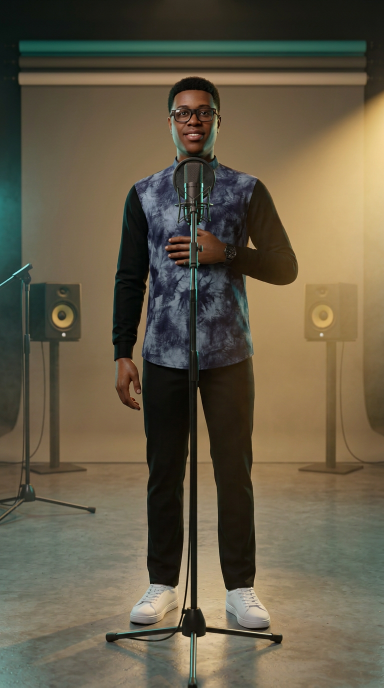
#> input picture productions/gbetche-vivi/personnages/anim-01.png, 768 x 1376 px (shown at 1/2 size); its folder holds only this picture in this run
$ python qa_fonds.py
#> lines starting #> are read from the running program, lines starting #| are printed output that depends on the picture; after the words box and inside, x2 and y2 are one past the last pixel; in counts of white or black regions, pixels touching at a corner belong together
#!/usr/bin/env python3
"""Controle des fonds 9:16 d'une production (ici : Gbetche vivi, version anim/studio).

Verifie ce que l'artiste a demande a l'artiste : aucune coupe en haut ni en bas.
  - ratio reel de chaque fichier (le montage applique un scale pur, jamais un crop)
  - presence de bandes noires en tete / en queue (interdites par v5.7 S2)
  - marge estimee au-dessus du sommet de la tete (zone badge y 0 -> 144)
  - densite de contours dans les 8 % hauts et les 18 % bas (zones a preserver)
  - planche contact JPG pour la validation de l'artiste

Usage : venv/bin/python productions/gbetche-vivi/qa_fonds.py
"""
import glob, os, sys
import numpy as np
from PIL import Image, ImageDraw

ROOT = os.path.dirname(os.path.abspath(__file__))
PERS = os.path.join(ROOT, "personnages")
TOP, BOT = 0.08, 0.18          # safe zones 9:16 (144/1920 et 346/1920)
HEADROOM_MIN = 0.06            # 6 % d'air mini au-dessus du crane


def measure(path):
    im = Image.open(path).convert("RGB")
    w, h = im.size
    g = np.asarray(im.convert("L")).astype(np.int16)
    rowmax = g.max(axis=1)
    def run(a):
        c = 0
        for v in a:
            if v < 10:
                c += 1
            else:
                break
        return c
    black_top, black_bot = run(rowmax), run(rowmax[::-1])
    gy = np.abs(np.diff(g, axis=0))[:, :-1]
    gx = np.abs(np.diff(g, axis=1))[:-1, :]
    edges = np.maximum(gy, gx) > 28
    t, b = int(h * TOP), int(h * BOT)
    band = edges[: int(h * 0.5)]
    head = int(np.argmax(band.any(axis=1))) / h if band.any() else 1.0
    # artefact "cadre blanc" : liseré clair parallèle a un bord, a 2-14 % de celui-ci
    lum = g.astype(np.float32)
    def line(ax, axis):
        prof = ax.max(axis=axis)
        n = len(prof)
        for i in range(int(n * 0.02), int(n * 0.14)):
            if prof[i] > 175 and prof[max(0, i - 4):i + 5].min() > 120:
                return True
        return False
    framed = line(lum, 1) or line(lum[::-1], 1) or line(lum, 0) or line(lum[:, ::-1], 0)
    return dict(size=(w, h), ratio=w / h, black_top=black_top, black_bot=black_bot,
                edge_top=float(edges[:t].mean()) if t else 0.0,
                edge_bot=float(edges[-b:].mean()) if b else 0.0,
                framed=framed,
                headroom=head, ok=(abs(w / h - 9 / 16) < 0.01 and black_top == 0
                                   and black_bot == 0 and head >= HEADROOM_MIN))


def contact_sheet(files, out, cols=3, tw=300):
    th = int(tw * 16 / 9)
    rows = (len(files) + cols - 1) // cols
    sheet = Image.new("RGB", (cols * (tw + 12) + 12, rows * (th + 40) + 12), (16, 16, 18))
    d = ImageDraw.Draw(sheet)
    for i, f in enumerate(files):
        im = Image.open(f).convert("RGB")
        im.thumbnail((tw, th))
        x = 12 + (i % cols) * (tw + 12)
        y = 12 + (i // cols) * (th + 40)
        sheet.paste(im, (x, y))
        d.text((x + 2, y + th + 10), os.path.basename(f).replace(".png", ""), fill=(238, 238, 238))
    sheet.save(out, quality=90)
    return sheet.size


def main():
    pat = sys.argv[1] if len(sys.argv) > 1 else "anim-*"
    files = sorted(glob.glob(os.path.join(PERS, pat)))
    ancre = os.path.join(PERS, "ancre-anim-01.png")
    if os.path.exists(ancre):
        files = [ancre] + files
    if not files:
        print(f"aucun fichier pour {pat}")
        return 1
    bad = []
    print(f"{'fichier':18s}{'taille':>11s}{'ratio':>8s}{'noirH':>6s}{'noirB':>6s}{'airTete':>9s}{'cdtH8%':>8s}{'cdtB18%':>8s}{'liseré':>8s} verdict")
    for p in files:
        r = measure(p)
#> in measure, im is the input picture: PIL image 768x1376 RGB; mean R, G, B 101.2, 92, 71.7
#> in measure, `g = np.asarray(im.convert("L")).astype(np.int16)`:
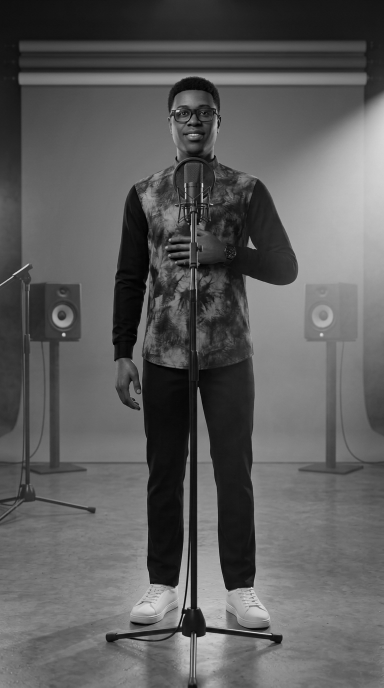
#> g: shape (1376, 768) int16 (shown at 1/2 size); min 0, max 246, mean 92.4
#> in measure, `rowmax = g.max(axis=1)`: rowmax = 1376 values, max 246 at index 1266, min 41 at index 72, mean 162.3
#> the loop in run, `for v in a:` made 1 pass
#> v on pass 1: 50
#> after the loop in run, `for v in a:`: c = 0
#> the loop in run (call 2), `for v in a:` made 1 pass
#> v on pass 1: 160
#> in measure, `gy = np.abs(np.diff(g, axis=0))[:, :-1]`:
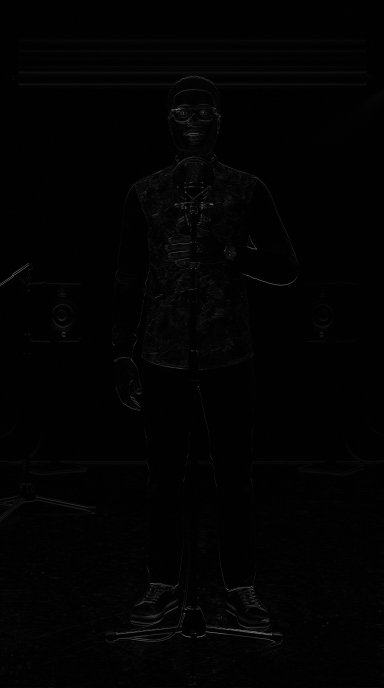
#> gy: shape (1375, 767) int16 (shown at 1/2 size); min 0, max 147, mean 2.5
#> in measure, `edges = np.maximum(gy, gx) > 28`:
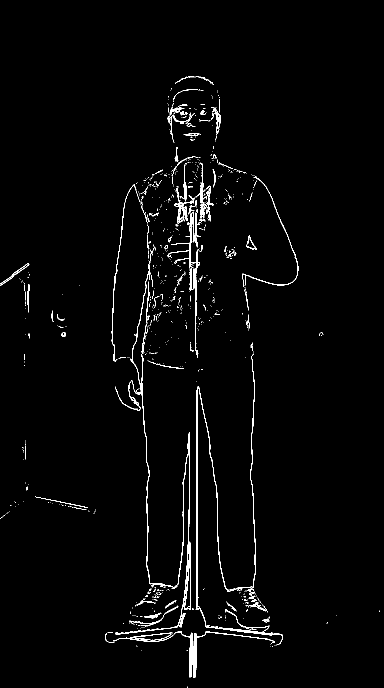
#> edges: shape (1375, 767) bool (shown at 1/2 size); 1.8% white in thin lines or dots, all inside (x1, y1, x2, y2) = (0, 152, 760, 1375)
#> in measure, `band = edges[: int(h * 0.5)]`:
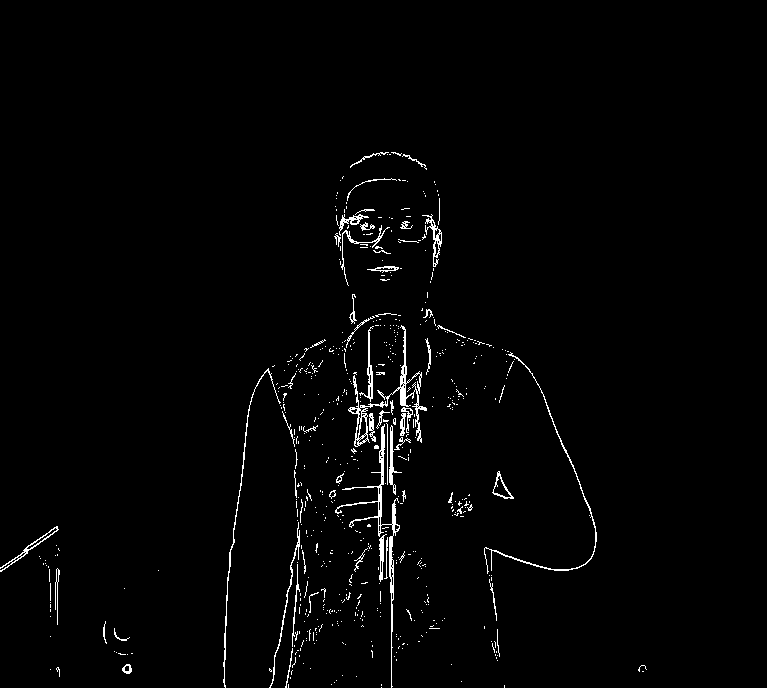
#> band: shape (688, 767) bool; 1.7% white in thin lines or dots, all inside (x1, y1, x2, y2) = (0, 152, 647, 688)
#> in measure, `head = int(np.argmax(band.any(axis=1))) / h if band.any() else 1.0`: head = 0.11
#> in line, `prof = ax.max(axis=axis)`: prof has the same summary as rowmax in measure
#> in line, `n = len(prof)`: n = 1376
#> in measure, `framed = line(lum, 1) or line(lum[::-1], 1) or line(lum, 0) or line(lu..`: framed = True
#> r = 9 items
        v = "OK" if r["ok"] else "A VERIFIER"
#> v = 'OK'
        if not r["ok"]:
            bad.append(os.path.basename(p))
        print(f"{os.path.basename(p).replace('.png',''):18s}{r['size'][0]}x{r['size'][1]:>5d}"
              f"{r['ratio']:8.4f}{r['black_top']:6d}{r['black_bot']:6d}{r['headroom']*100:8.1f}%"
              f"{r['edge_top']*100:7.1f}%{r['edge_bot']*100:7.1f}%{'oui' if r['framed'] else 'non':>8s} {v}")
#| anim-01           768x 1376  0.5581     0     0    11.0%    0.0%    2.9%     oui OK
    out = os.path.join(ROOT, "PLANCHE-%s.jpg" % pat.replace("*", "all"))
    print("planche :", contact_sheet(files, out), out)
#> in contact_sheet, `im.thumbnail((tw, th))`:
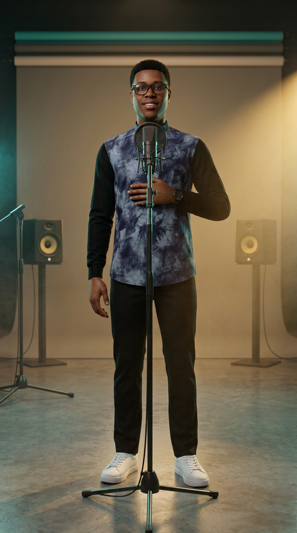
#> im: PIL image 297x533 RGB; mean R, G, B 101.2, 92, 71.7
#> in contact_sheet, `sheet.paste(im, (x, y))`:
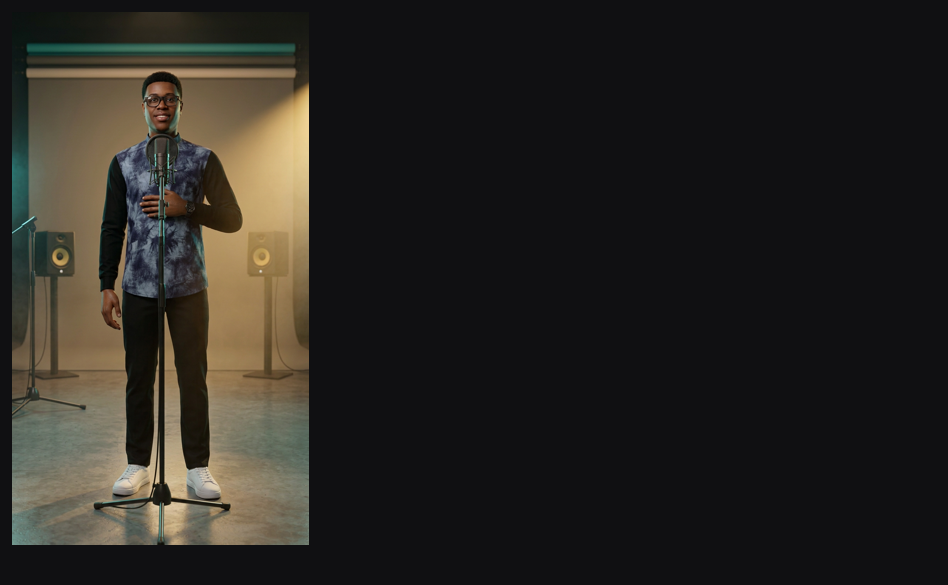
#> sheet: PIL image 948x585 RGB; mean R, G, B 40.3, 37.7, 33.3
    print("alertes :", bad if bad else "aucune")
    return 0 if not bad else 2


if __name__ == "__main__":
    sys.exit(main())
#> (the program exits here)

$ run again, on productions/gbetche-vivi/personnages/anim-14.png
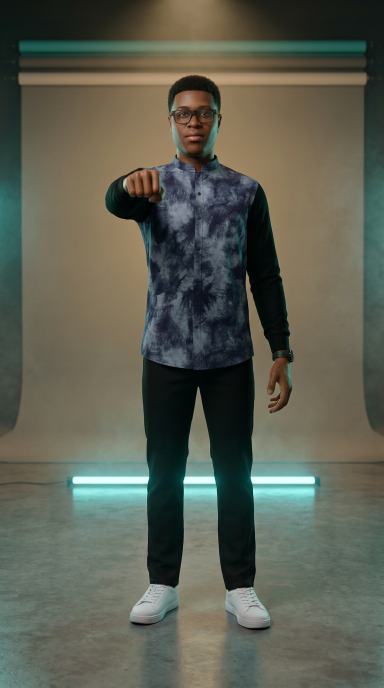
#> input picture productions/gbetche-vivi/personnages/anim-14.png, 768 x 1376 px (shown at 1/2 size)
#> in measure, im is the input picture: PIL image 768x1376 RGB; mean R, G, B 92.2, 95, 82.1
#> rowmax = 1376 values, max 251 at index 958, min 112 at index 136, mean 148.6
#> the loop in run, `for v in a:` made 1 pass
#> v on pass 1: 132
#> after the loop in run, `for v in a:`: c = 0
#> the loop in run (call 2), `for v in a:` made 1 pass
#> v on pass 1: 144
#> in measure, `edges = np.maximum(gy, gx) > 28`:
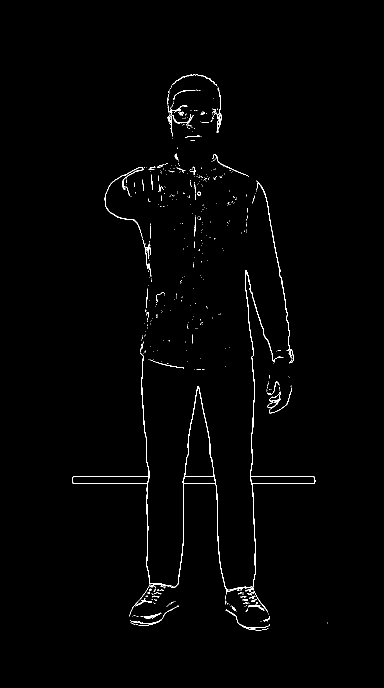
#> edges: shape (1375, 767) bool (shown at 1/2 size); 0.98% white in thin lines or dots, all inside (x1, y1, x2, y2) = (144, 149, 655, 1261)
#> band: shape (688, 767) bool; 0.79% white in thin lines or dots, all inside (x1, y1, x2, y2) = (209, 149, 580, 688)
#> head = 0.108
#> prof has the same summary as rowmax in measure
#> n = 1376
#> framed = True
#> r = 9 items
#> in main, `v = "OK" if r["ok"] else "A VERIFIER"`: v = 'OK'
#| anim-14           768x 1376  0.5581     0     0    10.8%    0.0%    1.0%     oui OK
#> im: PIL image 297x533 RGB
#> in contact_sheet, `sheet.paste(im, (x, y))`:
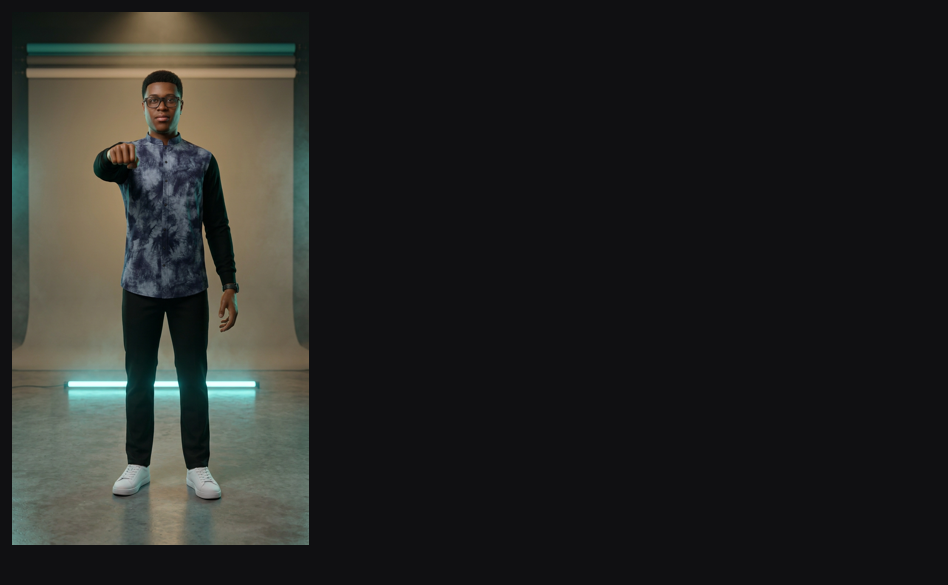
#> sheet: PIL image 948x585 RGB; mean R, G, B 37.8, 38.5, 36.3

$ run again, on productions/gbetche-vivi/personnages/anim-17.png
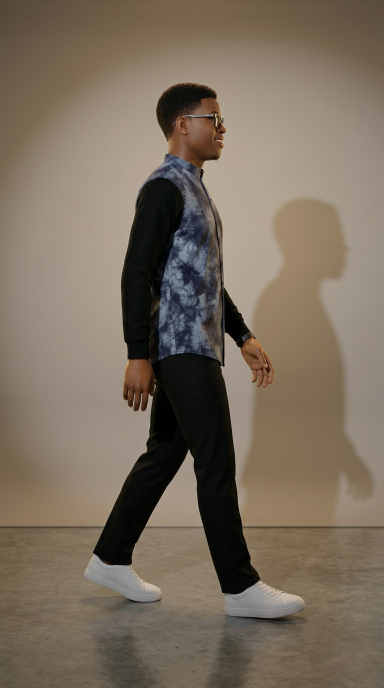
#> input picture productions/gbetche-vivi/personnages/anim-17.png, 768 x 1376 px (shown at 1/2 size)
#> in measure, im is the input picture: PIL image 768x1376 RGB; mean R, G, B 122.7, 109.7, 94.5
#> rowmax = 1376 values, max 241 at index 236, min 102 at index 0, mean 158.2
#> the loop in run, `for v in a:` made 1 pass
#> v on pass 1: 102
#> after the loop in run, `for v in a:`: c = 0
#> the loop in run (call 2), `for v in a:` made 1 pass
#> v on pass 1: 111
#> in measure, `edges = np.maximum(gy, gx) > 28`:
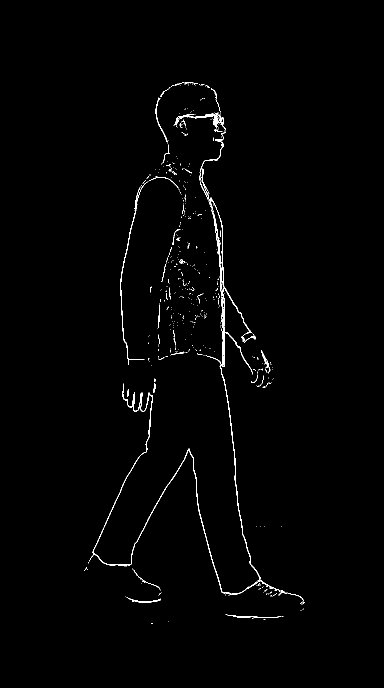
#> edges: shape (1375, 767) bool (shown at 1/2 size); 0.9% white in thin lines or dots, all inside (x1, y1, x2, y2) = (169, 164, 610, 1248)
#> band: shape (688, 767) bool; 0.91% white in thin lines or dots, all inside (x1, y1, x2, y2) = (240, 164, 511, 688)
#> head = 0.119
#> prof has the same summary as rowmax in measure
#> n = 1376
#> framed = True
#> r = 9 items
#> in main, `v = "OK" if r["ok"] else "A VERIFIER"`: v = 'OK'
#| anim-17           768x 1376  0.5581     0     0    11.9%    0.0%    0.6%     oui OK
#> im: PIL image 297x533 RGB
#> in contact_sheet, `sheet.paste(im, (x, y))`:
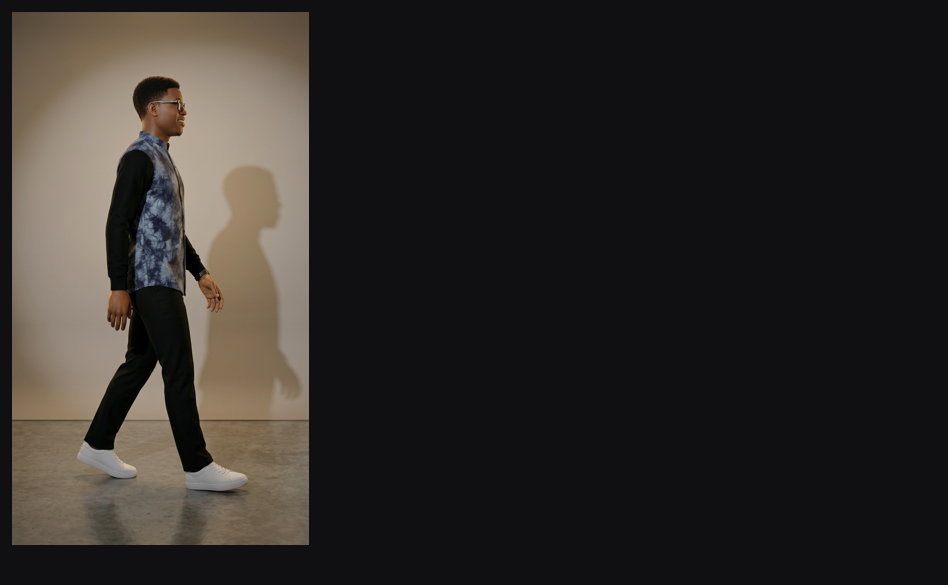
#> sheet: PIL image 948x585 RGB; mean R, G, B 46.4, 42.8, 39.8

$ run again, on productions/gbetche-vivi/personnages/anim-06.png
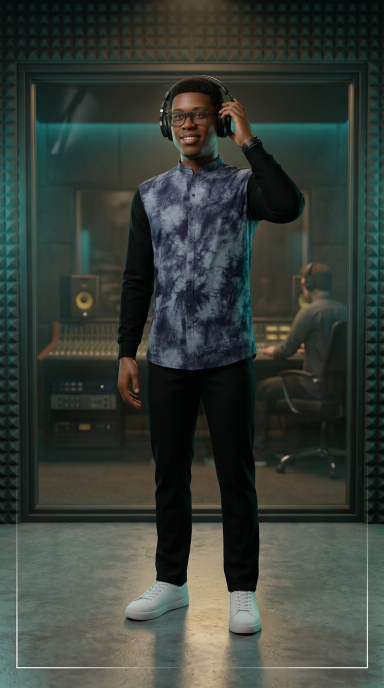
#> input picture productions/gbetche-vivi/personnages/anim-06.png, 768 x 1376 px (shown at 1/2 size)
#> in measure, im is the input picture: PIL image 768x1376 RGB; mean R, G, B 55.5, 62.8, 56
#> rowmax = 1376 values, max 255 at index 220, min 43 at index 145, mean 135.3
#> the loop in run, `for v in a:` made 1 pass
#> v on pass 1: 75
#> after the loop in run, `for v in a:`: c = 0
#> the loop in run (call 2), `for v in a:` made 1 pass
#> v on pass 1: 175
#> in measure, `edges = np.maximum(gy, gx) > 28`:
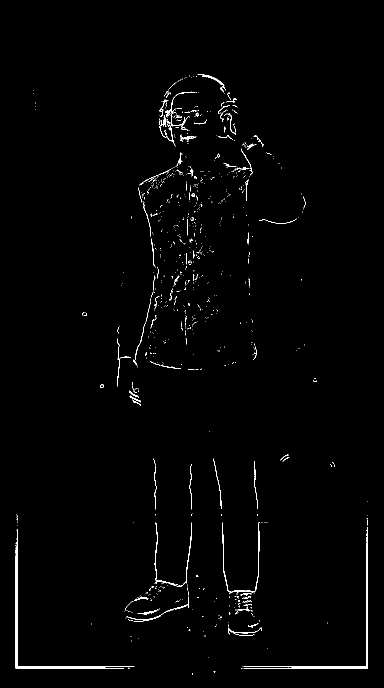
#> edges: shape (1375, 767) bool (shown at 1/2 size); 1% white in thin lines or dots, all inside (x1, y1, x2, y2) = (31, 149, 736, 1350)
#> band: shape (688, 767) bool; 0.82% white in thin lines or dots, all inside (x1, y1, x2, y2) = (67, 149, 611, 688)
#> head = 0.108
#> prof has the same summary as rowmax in measure
#> n = 1376
#> framed = True
#> r = 9 items
#> in main, `v = "OK" if r["ok"] else "A VERIFIER"`: v = 'OK'
#| anim-06           768x 1376  0.5581     0     0    10.8%    0.0%    2.4%     oui OK
#> im: PIL image 297x533 RGB
#> in contact_sheet, `sheet.paste(im, (x, y))`:
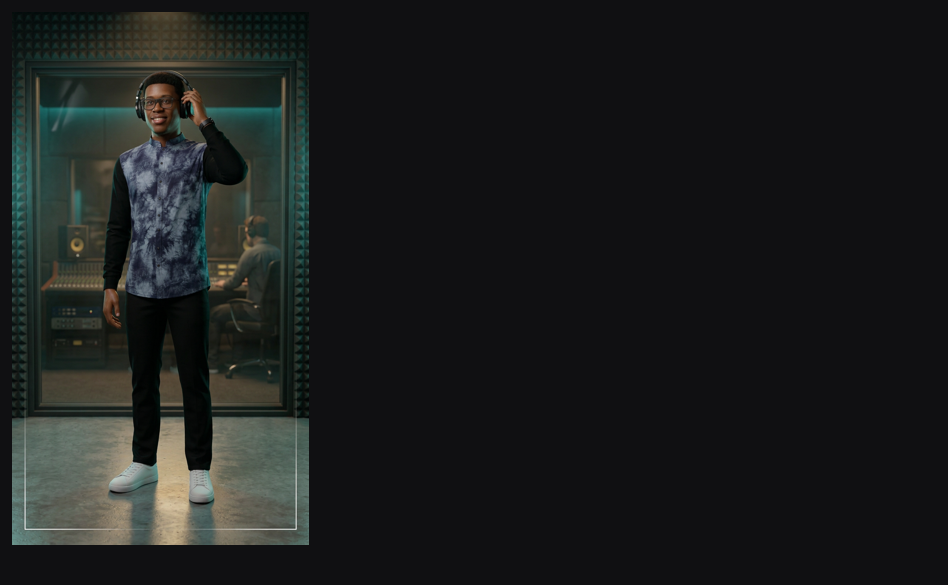
#> sheet: PIL image 948x585 RGB; mean R, G, B 27.3, 29.3, 28.8
